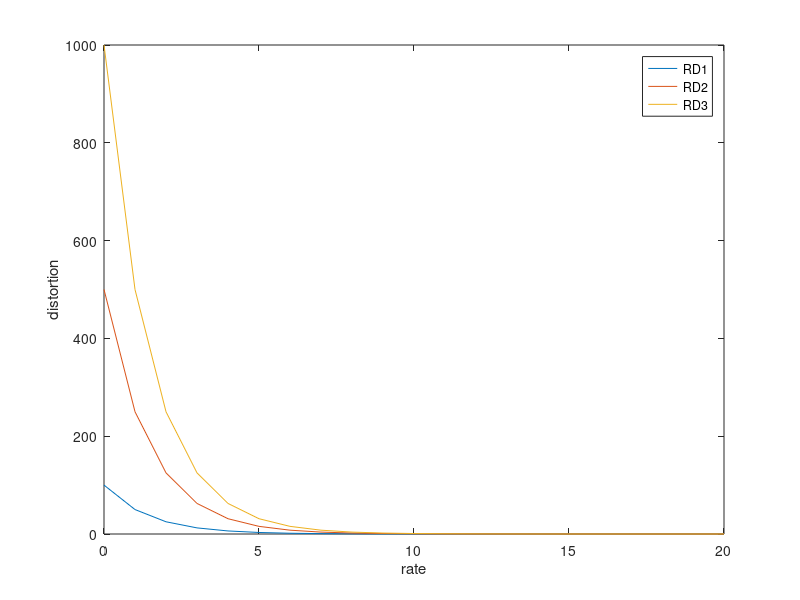
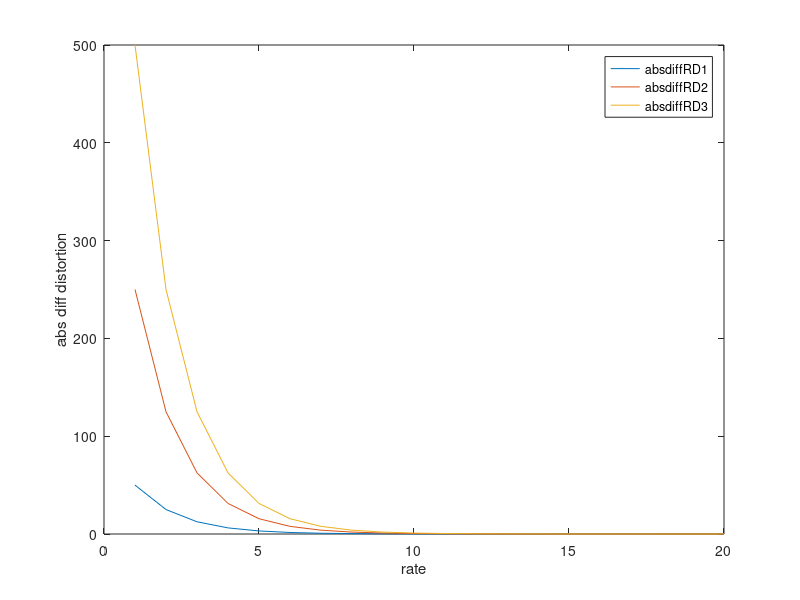

Here is the MATLAB script that generated these plots, in order:
R= 0:20;
sigma1=(100);sigma2=(500);sigma3=(1000);
RD1f = sigma1*(2.^(-R));
RD2f = sigma2*(2.^(-R));
RD3f = sigma3*(2.^(-R));
figure(1);
plot(R, RD1f,'-',R, RD2f,'-',R, RD3f,'-'); 
legend('RD1', 'RD2','RD3');
xlabel('rate');
ylabel('distortion');
R(1)=[];
figure(2);
plot(R, abs(diff(RD1f)),R, abs(diff(RD2f)),'-',R, abs(diff(RD3f))); 
legend('absdiffRD1', 'absdiffRD2','absdiffRD3');
xlabel('rate');
ylabel('abs diff distortion');
